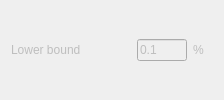
                           <widget class="QWidget" name="widget_stabTolDamping_lowerBound_SSI" native="true">
                            <property name="sizePolicy">
                             <sizepolicy hsizetype="Fixed" vsizetype="Fixed">
                              <horstretch>0</horstretch>
                              <verstretch>0</verstretch>
                             </sizepolicy>
                            </property>
                            <property name="minimumSize">
                             <size>
                              <width>100</width>
                              <height>0</height>
                             </size>
                            </property>
                            <layout class="QHBoxLayout" name="horizontalLayout_33">
                             <property name="topMargin">
                              <number>0</number>
                             </property>
                             <property name="bottomMargin">
                              <number>0</number>
                             </property>
                             <item>
                              <widget class="QLabel" name="label_stabTolDamping_lowerBound_SSI">
                               <property name="enabled">
                                <bool>false</bool>
                               </property>
                               <property name="sizePolicy">
                                <sizepolicy hsizetype="Fixed" vsizetype="Fixed">
                                 <horstretch>0</horstretch>
                                 <verstretch>0</verstretch>
                                </sizepolicy>
                               </property>
                               <property name="minimumSize">
                                <size>
                                 <width>120</width>
                                 <height>0</height>
                                </size>
                               </property>
                               <property name="toolTip">
                                <string/>
                               </property>
                               <property name="toolTipDuration">
                                <number>0</number>
                               </property>
                               <property name="text">
                                <string>Lower bound</string>
                               </property>
                               <property name="alignment">
                                <set>Qt::AlignJustify|Qt::AlignVCenter</set>
                               </property>
                              </widget>
                             </item>
                             <item alignment="Qt::AlignLeft">
                              <widget class="QLineEdit" name="lineEdit_stabTolDamping_lowerBound_SSI">
                               <property name="enabled">
                                <bool>false</bool>
                               </property>
                               <property name="sizePolicy">
                                <sizepolicy hsizetype="Fixed" vsizetype="Fixed">
                                 <horstretch>0</horstretch>
                                 <verstretch>0</verstretch>
                                </sizepolicy>
                               </property>
                               <property name="minimumSize">
                                <size>
                                 <width>30</width>
                                 <height>0</height>
                                </size>
                               </property>
                               <property name="maximumSize">
                                <size>
                                 <width>50</width>
                                 <height>16777215</height>
                                </size>
                               </property>
                               <property name="toolTip">
                                <string>&lt;html&gt;&lt;head/&gt;&lt;body&gt;&lt;p&gt;Given in terms of damping ratio in percentage&lt;/p&gt;&lt;/body&gt;&lt;/html&gt;</string>
                               </property>
                               <property name="text">
                                <string>0.1</string>
                               </property>
                               <property name="maxLength">
                                <number>8</number>
                               </property>
                              </widget>
                             </item>
                             <item alignment="Qt::AlignLeft">
                              <widget class="QLabel" name="label_stabTolDamping_lowerBoundUnits_SSI">
                               <property name="enabled">
                                <bool>false</bool>
                               </property>
                               <property name="sizePolicy">
                                <sizepolicy hsizetype="Fixed" vsizetype="Fixed">
                                 <horstretch>0</horstretch>
                                 <verstretch>0</verstretch>
                                </sizepolicy>
                               </property>
                               <property name="minimumSize">
                                <size>
                                 <width>20</width>
                                 <height>0</height>
                                </size>
                               </property>
                               <property name="text">
                                <string>%</string>
                               </property>
                              </widget>
                             </item>
                            </layout>
                           </widget>
